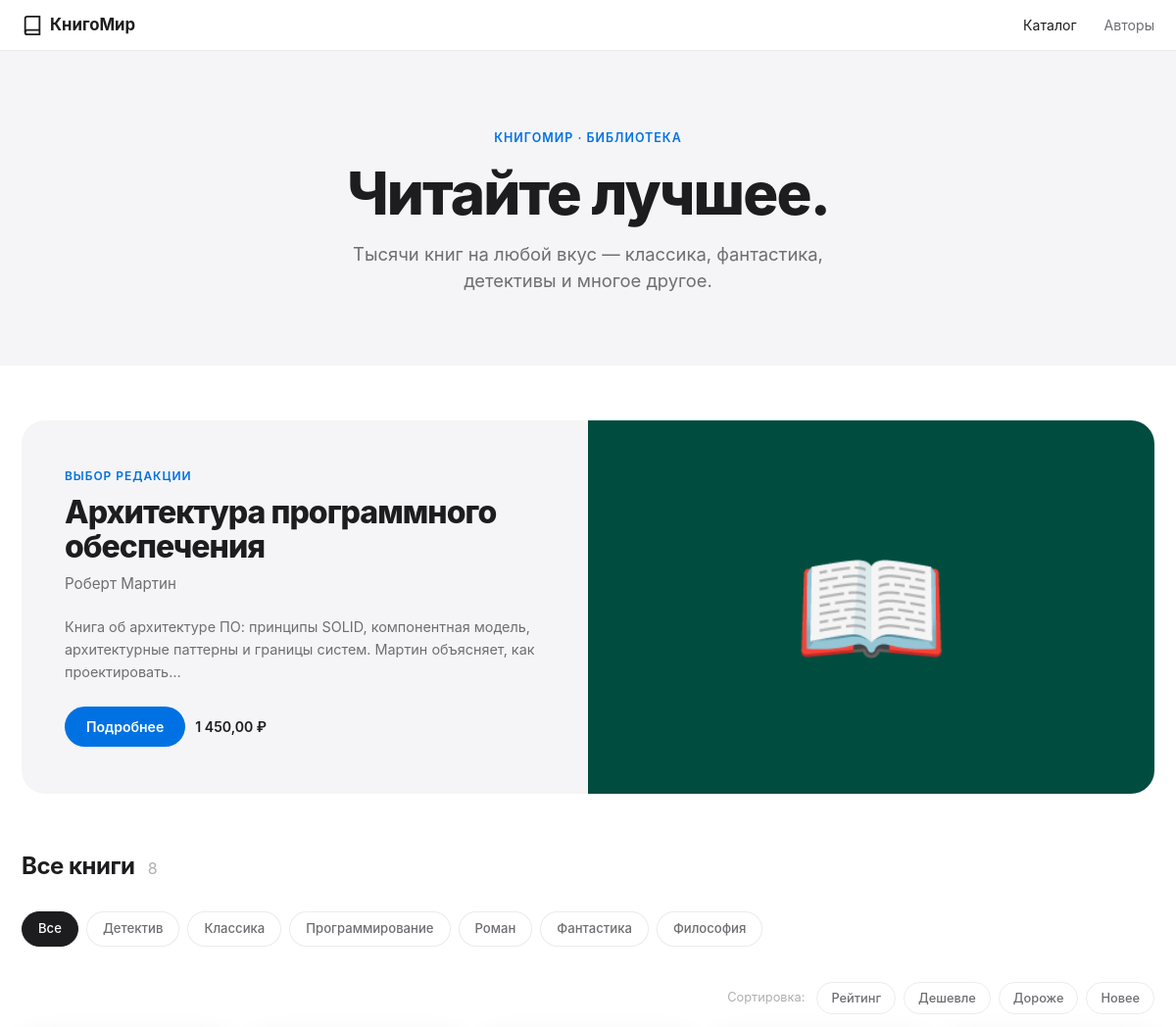
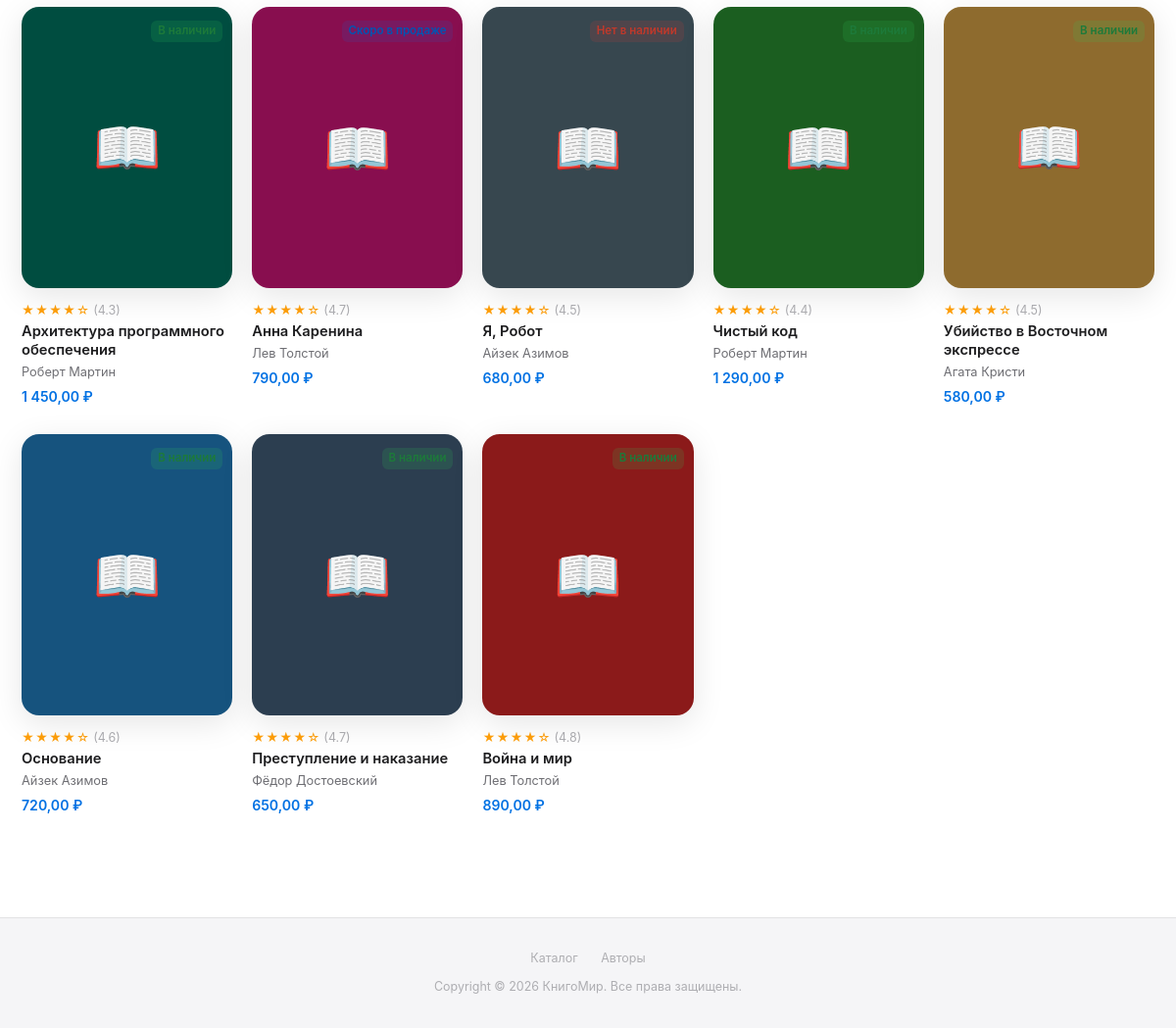
The page / on the database its author committed (2 pictures, top to bottom).
### catalog/models.py (models this page shows, shortened)
class Book(models.Model):
    STATUS_AVAILABLE = 'available'
    STATUS_OUT_OF_STOCK = 'out_of_stock'
    STATUS_COMING_SOON = 'coming_soon'
    STATUS_CHOICES = [
        (STATUS_AVAILABLE, 'В наличии'),
        (STATUS_OUT_OF_STOCK, 'Нет в наличии'),
        (STATUS_COMING_SOON, 'Скоро в продаже'),
    ]
    title = models.CharField('Название', max_length=255)
    author = models.ForeignKey(
        Author,
        on_delete=models.CASCADE,
        verbose_name='Автор',
        related_name='books',
    )
    genres = models.ManyToManyField(
        Genre,
        verbose_name='Жанры',
        related_name='books',
        blank=True,
    )
    description = models.TextField('Описание')
    published_year = models.PositiveSmallIntegerField('Год издания')
    pages = models.PositiveSmallIntegerField('Количество страниц')
    price = models.DecimalField('Цена (руб.)', max_digits=8, decimal_places=2)
    rating = models.FloatField(
        'Рейтинг',
        default=0.0,
        validators=[MinValueValidator(0.0), MaxValueValidator(5.0)],
    )
    status = models.CharField(
        'Статус',
        max_length=20,
        choices=STATUS_CHOICES,
        default=STATUS_AVAILABLE,
    )
    created_at = models.DateTimeField('Добавлена', auto_now_add=True)
    cover_color = models.CharField(
        'Цвет обложки (HEX)',
        max_length=7,
        default='#4A90D9',
        help_text='Например: #4A90D9',
    )
    class Meta:
        verbose_name = 'Книга'
        verbose_name_plural = 'Книги'
        ordering = ['-created_at']

class Author(models.Model):
    first_name = models.CharField('Имя', max_length=100)
    last_name = models.CharField('Фамилия', max_length=100)
    birth_year = models.PositiveSmallIntegerField('Год рождения', null=True, blank=True)
    bio = models.TextField('Биография', blank=True)
    class Meta:
        verbose_name = 'Автор'
        verbose_name_plural = 'Авторы'
        ordering = ['last_name', 'first_name']
    @property
    def full_name(self):
        return f'{self.first_name} {self.last_name}'

class Genre(models.Model):
    name = models.CharField('Название жанра', max_length=100, unique=True)
    slug = models.SlugField('Slug', max_length=100, unique=True)
    class Meta:
        verbose_name = 'Жанр'
        verbose_name_plural = 'Жанры'
        ordering = ['name']

### catalog/views.py (the view)
# urls.py: path('', views.book_list, name='book_list'),
def book_list(request):
    books = Book.objects.select_related('author').prefetch_related('genres').all()
    genres = Genre.objects.all()
    genre_slug = request.GET.get('genre', '')
    active_genre = None
    if genre_slug:
        active_genre = Genre.objects.filter(slug=genre_slug).first()
        if active_genre:
            books = books.filter(genres=active_genre)
    sort = request.GET.get('sort', '-created_at')
    allowed_sorts = {
        'price': 'price',
        '-price': '-price',
        'rating': '-rating',   # сначала высокий рейтинг
        'title': 'title',
        'year': '-published_year',
    }
    books = books.order_by(allowed_sorts.get(sort, '-created_at'))
    context = {
        'books': books,
        'genres': genres,
        'active_genre': active_genre,
        'current_sort': sort,
        'total_books': books.count(),
    }
    return render(request, 'catalog/book_list.html', context)

### catalog/templatetags/book_tags.py (called while the page is built)
@register.simple_tag
def site_name():
    return SITE_TITLE

@register.simple_tag
def star_rating(rating):
    try:
        rating = float(rating)
    except (TypeError, ValueError):
        rating = 0.0
    full_stars = int(rating)
    empty_stars = 5 - full_stars
    stars_html = '★' * full_stars + '☆' * empty_stars
    rating_str = f'{rating:.1f}'
    return format_html(
        '<span class="stars" title="Рейтинг {}/5">{}</span>'
        '<span class="rating-num">({})</span>',
        rating_str, stars_html, rating_str,
    )

@register.filter(name='rubles')
def rubles(value):
    try:
        amount = float(value)
    except (TypeError, ValueError):
        return value
    integer_part = int(amount)
    decimal_part = round((amount - integer_part) * 100)
    formatted_int = f'{integer_part:,}'.replace(',', '\u00a0')  # неразрывный пробел
    return mark_safe(f'{formatted_int},{decimal_part:02d}\u00a0₽')

@register.filter(name='short_description')
def short_description(text, max_length=150):
    if not text:
        return ''
    text = str(text)
    if len(text) <= max_length:
        return text
    truncated = text[:max_length].rsplit(' ', 1)[0]
    return truncated + '…'

@register.filter(name='status_badge')
def status_badge(status):
    badges = {
        'available':    ('badge-green', 'В наличии'),
        'out_of_stock': ('badge-red',   'Нет в наличии'),
        'coming_soon':  ('badge-blue',  'Скоро в продаже'),
    }
    css_class, label = badges.get(status, ('badge-gray', status))
    return format_html(
        '<span class="badge {}">{}</span>',
        css_class, label,
    )

### catalog/templates/catalog/book_list.html (shortened to what this page needs)
{% extends "catalog/base.html" %}
{% load book_tags %}
{% block content %}
<div class="hero">
    <div class="hero-eyebrow">{% site_name %} · Библиотека</div>
    <h1 class="hero-title">Читайте лучшее.</h1>
    <p class="hero-subtitle">Тысячи книг на любой вкус — классика, фантастика, детективы и многое другое.</p>
</div>
{% if books %}
<div class="container" style="padding-top:56px;">
    {% for book in books %}
    {% if forloop.first %}
    <div class="featured">
        <div class="featured-body">
            <div class="featured-eyebrow">Выбор редакции</div>
            <div class="featured-title">{{ book.title }}</div>
            <div class="featured-author">{{ book.author.full_name }}</div>
            <div class="featured-desc">{{ book.description|short_description:140 }}</div>
            <div style="display:flex;gap:10px;align-items:center;flex-wrap:wrap;">
                <a class="btn btn-primary" href="{% url 'catalog:book_detail' book.pk %}">Подробнее</a>
                <span style="font-size:.88rem;font-weight:600;color:#1d1d1f;">{{ book.price|rubles }}</span>
            </div>
        </div>
        <div class="featured-cover-side" style="background:{{ book.cover_color }};">📖</div>
    </div>
    {% endif %}
    {% endfor %}
    <div class="section-header">
        <div class="section-title">
            {% if active_genre %}{{ active_genre.name }}{% else %}Все книги{% endif %}
            <span style="font-size:1rem;font-weight:400;color:var(--text-tertiary);margin-left:8px;">
                {{ books|length }}
            </span>
        </div>
    </div>
    <div class="chips">
        <a href="{% url 'catalog:book_list' %}" class="chip {% if not active_genre %}active{% endif %}">Все</a>
        {% for genre in genres %}
            <a href="{% url 'catalog:book_list' %}?genre={{ genre.slug }}"
               class="chip {% if active_genre.slug == genre.slug %}active{% endif %}">
                {{ genre.name }}
            </a>
        {% endfor %}
    </div>
    <div class="sort-row">
        <span style="font-size:.8rem;color:var(--text-tertiary);padding:6px 4px;">Сортировка:</span>
        <a href="?{% if active_genre %}genre={{ active_genre.slug }}&{% endif %}sort=rating" class="sort-btn {% if current_sort == 'rating' %}active{% endif %}">Рейтинг</a>
        <a href="?{% if active_genre %}genre={{ active_genre.slug }}&{% endif %}sort=price" class="sort-btn {% if current_sort == 'price' %}active{% endif %}">Дешевле</a>
        <a href="?{% if active_genre %}genre={{ active_genre.slug }}&{% endif %}sort=-price" class="sort-btn {% if current_sort == '-price' %}active{% endif %}">Дороже</a>
        <a href="?{% if active_genre %}genre={{ active_genre.slug }}&{% endif %}sort=year" class="sort-btn {% if current_sort == 'year' %}active{% endif %}">Новее</a>
    </div>
    <div class="book-grid">
        {% for book in books %}
        <a class="book-card" href="{% url 'catalog:book_detail' book.pk %}" style="text-decoration:none;">
            <div class="book-card-cover-wrap" style="background:{{ book.cover_color }};">
                <div class="book-card-cover">📖</div>
                <div class="book-card-badge">
                    {{ book.status|status_badge }}
                </div>
            </div>
            <div class="book-card-stars">
                {% star_rating book.rating %}
            </div>
            <div class="book-card-title">{{ book.title|truncatechars:36 }}</div>
            <div class="book-card-author">{{ book.author.full_name }}</div>
            <div class="book-card-price">{{ book.price|rubles }}</div>
        </a>
        {% empty %}
        <div class="empty-state" style="grid-column:1/-1;">
            <div class="empty-state-icon">📭</div>
            <div class="empty-state-title">Книги не найдены</div>
            <p>Попробуйте другой жанр или сбросьте фильтры.</p>
        </div>
        {% endfor %}
    </div>
</div>
{% endif %}
<div style="padding-bottom:64px;"></div>
{% endblock %}

### catalog/templates/catalog/base.html (shortened to what this page needs)
{% load book_tags %}<!DOCTYPE html>
<html lang="ru">
<head>
</head>
<body>
{% include "catalog/_header.html" %}
{% block content %}{% endblock %}
{% include "catalog/_footer.html" %}
</body>
</html>

### catalog/templates/catalog/_header.html
{% load book_tags %}
<nav class="nav">
    <div class="nav-inner">
        <a class="nav-logo" href="{% url 'catalog:book_list' %}">
            <svg viewBox="0 0 24 24" fill="none" stroke="currentColor" stroke-width="2">
                <path d="M4 19.5A2.5 2.5 0 0 1 6.5 17H20"/>
                <path d="M6.5 2H20v20H6.5A2.5 2.5 0 0 1 4 19.5v-15A2.5 2.5 0 0 1 6.5 2z"/>
            </svg>
            {% site_name %}
        </a>
        <div class="nav-links">
            <a href="{% url 'catalog:book_list' %}"
               {% if request.resolver_match.url_name == 'book_list' %}class="active"{% endif %}>
                Каталог
            </a>
            <a href="{% url 'catalog:author_list' %}"
               {% if request.resolver_match.url_name == 'author_list' %}class="active"{% endif %}>
                Авторы
            </a>
        </div>
    </div>
</nav>

### catalog/templates/catalog/_footer.html
{% load book_tags %}
<footer class="footer">
    <div style="margin-bottom:10px;">
        <a href="{% url 'catalog:book_list' %}">Каталог</a>
        <a href="{% url 'catalog:author_list' %}">Авторы</a>
    </div>
    <div>Copyright &copy; {% now "Y" %} {% site_name %}. Все права защищены.</div>
</footer>

### rows shown on the page
Book: title "Архитектура программного обеспечения", author.full_name "Роберт Мартин", description|short_description "Книга об архитектуре ПО: принципы SOLID, компонентная модель, архитектурные паттерны и границы систем. Мартин объясняет, как проектировать…", price|rubles "1 450,00 ₽", status|status_badge "В наличии", rating "★★★★☆ (4.3)"
Genre: name "Детектив"
Genre: name "Классика"
Genre: name "Программирование"
Genre: name "Роман"
Genre: name "Фантастика"
Genre: name "Философия"
Book: rating "★★★★☆ (4.7)", title "Анна Каренина", author.full_name "Лев Толстой", price|rubles "790,00 ₽"
Book: status|status_badge "Нет в наличии", rating "★★★★☆ (4.5)", title "Я, Робот", author.full_name "Айзек Азимов", price|rubles "680,00 ₽"
Book: rating "★★★★☆ (4.4)", title "Чистый код", author.full_name "Роберт Мартин", price|rubles "1 290,00 ₽"
Book: status|status_badge "В наличии", rating "★★★★☆ (4.5)", title "Убийство в Восточном экспрессе", author.full_name "Агата Кристи", price|rubles "580,00 ₽"
Book: rating "★★★★☆ (4.6)", title "Основание", author.full_name "Айзек Азимов", price|rubles "720,00 ₽"
Book: rating "★★★★☆ (4.7)", title "Преступление и наказание", author.full_name "Фёдор Достоевский", price|rubles "650,00 ₽"
Book: rating "★★★★☆ (4.8)", title "Война и мир", author.full_name "Лев Толстой", price|rubles "890,00 ₽"

### other values the page prints
{{ books|length }} "8"
